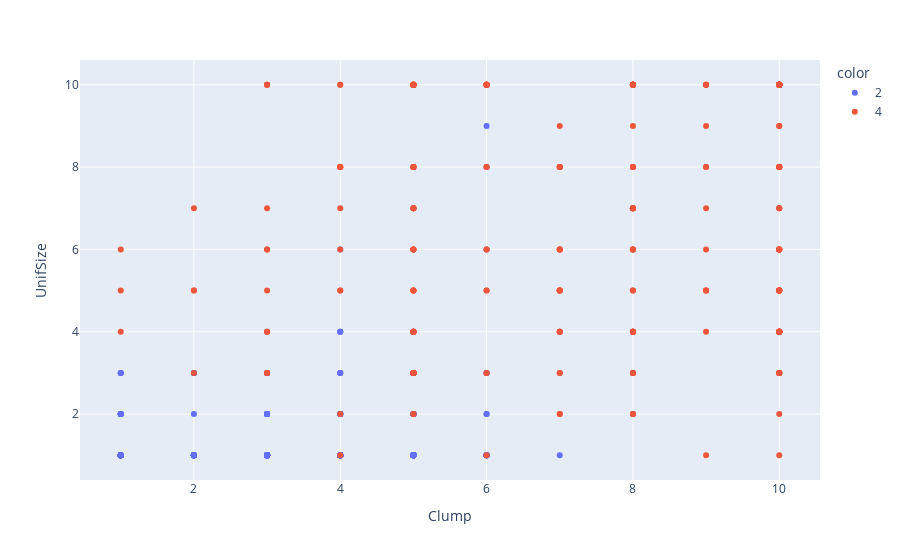

Here is the notebook cell this chart was saved with:
### Markdown cell above
The ID field contains the patient identifiers. The characteristics of the cell samples from each patient are contained in fields Clump to Mit. The values are graded from 1 to 10, with 1 being the closest to benign.

The Class field contains the diagnosis, as confirmed by separate medical procedures, as to whether the samples are benign (value = 2) or malignant (value = 4).

Let's look at the distribution of the classes based on Clump thickness and Uniformity of cell size:

### Code cell
px.scatter(df, x='Clump', y='UnifSize', color=df['Class'].astype('str'))

### Figure 1 — Plotly figure (JSON) as saved in the notebook; plotly's stock layout.template omitted (floating-point values rounded to 4 significant figures; data arrays with more than 128 entries replaced by an {"elided": "..."} marker saying what was removed)
{"data": [{"hovertemplate": "color=2<br>Clump=%{x}<br>UnifSize=%{y}<extra></extra>", "legendgroup": "2", "marker": {"color": "#636efa", "symbol": "circle"}, "mode": "markers", "name": "2", "orientation": "v", "showlegend": true, "type": "scatter", "visible": true, "x": {"elided": "458 int values"}, "xaxis": "x", "y": {"elided": "458 int values"}, "yaxis": "y"}, {"hovertemplate": "color=4<br>Clump=%{x}<br>UnifSize=%{y}<extra></extra>", "legendgroup": "4", "marker": {"color": "#EF553B", "symbol": "circle"}, "mode": "markers", "name": "4", "orientation": "v", "showlegend": true, "type": "scatter", "visible": true, "x": {"elided": "241 int values"}, "xaxis": "x", "y": {"elided": "241 int values"}, "yaxis": "y"}], "layout": {"autosize": true, "legend": {"title": {"text": "color"}, "tracegroupgap": 0}, "margin": {"t": 60}, "xaxis": {"anchor": "y", "autorange": true, "domain": [0, 1], "range": [0.3395, 10.66], "title": {"text": "Clump"}, "type": "linear"}, "yaxis": {"anchor": "x", "autorange": true, "domain": [0, 1], "range": [0.3031, 10.7], "title": {"text": "UnifSize"}, "type": "linear"}}}
